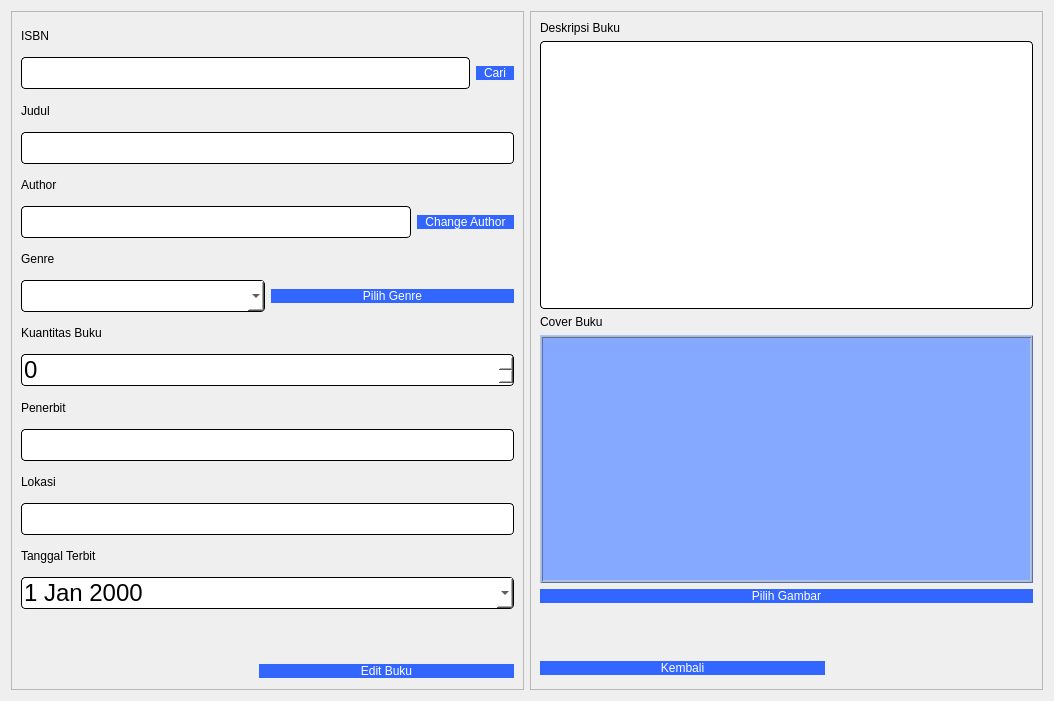
<?xml version="1.0" encoding="UTF-8"?>
<ui version="4.0">
 <class>editBook</class>
 <widget class="QDialog" name="editBook">
  <property name="geometry">
   <rect>
    <x>0</x>
    <y>0</y>
    <width>1054</width>
    <height>701</height>
   </rect>
  </property>
  <property name="windowTitle">
   <string>Dialog</string>
  </property>
  <layout class="QHBoxLayout" name="horizontalLayout_5">
   <item>
    <widget class="QFrame" name="frame">
     <property name="frameShape">
      <enum>QFrame::StyledPanel</enum>
     </property>
     <property name="frameShadow">
      <enum>QFrame::Raised</enum>
     </property>
     <layout class="QVBoxLayout" name="verticalLayout">
      <item>
       <widget class="QLabel" name="label">
        <property name="styleSheet">
         <string notr="true">font: 10pt &quot;Comic Sans MS&quot;;
color: rgb(0, 0, 0);</string>
        </property>
        <property name="text">
         <string>ISBN</string>
        </property>
       </widget>
      </item>
      <item>
       <layout class="QHBoxLayout" name="horizontalLayout_3">
        <item>
         <widget class="QLineEdit" name="ISBN">
          <property name="styleSheet">
           <string notr="true">QLineEdit{
	background-color: rgb(255, 255, 255);
	 border: 1px  solid;
     border-radius: 4px;
	font: 24px
}</string>
          </property>
         </widget>
        </item>
        <item>
         <widget class="QPushButton" name="searchBtn">
          <property name="styleSheet">
           <string notr="true">QPushButton{
color: rgb(255, 255, 255);
font: 10pt &quot;Comic Sans MS&quot;;
border-radius:8px;
padding : 0 8px;
background: #3366FF;
border -radius:10px;
}
QPushButton:hover:!pressed

{
background:#4f85e2;
}
QToolButton
{

border-radius:10px;
bacground:red;
color:red;
}

QPushButton:pressed
{
              font-size: 19px;
              transition: 0.9s; 
}</string>
          </property>
          <property name="text">
           <string>Cari</string>
          </property>
         </widget>
        </item>
       </layout>
      </item>
      <item>
       <widget class="QLabel" name="label_2">
        <property name="styleSheet">
         <string notr="true">font: 10pt &quot;Comic Sans MS&quot;;
color: rgb(0, 0, 0);</string>
        </property>
        <property name="text">
         <string>Judul</string>
        </property>
       </widget>
      </item>
      <item>
       <widget class="QLineEdit" name="name">
        <property name="styleSheet">
         <string notr="true">QLineEdit{
	background-color: rgb(255, 255, 255);
	 border: 1px  solid;
     border-radius: 4px;
	font: 24px
}</string>
        </property>
       </widget>
      </item>
      <item>
       <widget class="QLabel" name="label_3">
        <property name="styleSheet">
         <string notr="true">font: 10pt &quot;Comic Sans MS&quot;;
color: rgb(0, 0, 0);</string>
        </property>
        <property name="text">
         <string>Author</string>
        </property>
       </widget>
      </item>
      <item>
       <layout class="QHBoxLayout" name="horizontalLayout_4">
        <item>
         <widget class="QLineEdit" name="author">
          <property name="enabled">
           <bool>false</bool>
          </property>
          <property name="styleSheet">
           <string notr="true">QLineEdit{
	background-color: rgb(255, 255, 255);
	 border: 1px  solid;
     border-radius: 4px;
	font: 24px
}</string>
          </property>
         </widget>
        </item>
        <item>
         <widget class="QPushButton" name="changeAuthorBtn">
          <property name="styleSheet">
           <string notr="true">QPushButton{
color: rgb(255, 255, 255);
font: 10pt &quot;Comic Sans MS&quot;;
border-radius:8px;
padding : 0 8px;
background: #3366FF;
border -radius:10px;
}
QPushButton:hover:!pressed

{
background:#4f85e2;
}
QToolButton
{

border-radius:10px;
bacground:red;
color:red;
}

QPushButton:pressed
{
              font-size: 19px;
              transition: 0.9s; 
}</string>
          </property>
          <property name="text">
           <string>Change Author</string>
          </property>
         </widget>
        </item>
       </layout>
      </item>
      <item>
       <widget class="QLabel" name="label_4">
        <property name="styleSheet">
         <string notr="true">font: 10pt &quot;Comic Sans MS&quot;;
color: rgb(0, 0, 0);</string>
        </property>
        <property name="text">
         <string>Genre</string>
        </property>
       </widget>
      </item>
      <item>
       <layout class="QHBoxLayout" name="horizontalLayout_6">
        <item>
         <widget class="QComboBox" name="genre">
          <property name="enabled">
           <bool>true</bool>
          </property>
          <property name="styleSheet">
           <string notr="true">QComboBox{
	background-color: rgb(255, 255, 255);
	 border: 1px  solid;
     border-radius: 4px;
	font: 24px
}</string>
          </property>
         </widget>
        </item>
        <item>
         <widget class="QPushButton" name="changeGenreBtn">
          <property name="styleSheet">
           <string notr="true">QPushButton{
color: rgb(255, 255, 255);
font: 10pt &quot;Comic Sans MS&quot;;
border-radius:8px;
padding : 0 8px;
background: #3366FF;
border -radius:10px;
}
QPushButton:hover:!pressed

{
background:#4f85e2;
}
QToolButton
{

border-radius:10px;
bacground:red;
color:red;
}

QPushButton:pressed
{
              font-size: 19px;
              transition: 0.9s; 
}</string>
          </property>
          <property name="text">
           <string>Pilih Genre</string>
          </property>
         </widget>
        </item>
       </layout>
      </item>
      <item>
       <widget class="QLabel" name="label_5">
        <property name="styleSheet">
         <string notr="true">font: 10pt &quot;Comic Sans MS&quot;;
color: rgb(0, 0, 0);</string>
        </property>
        <property name="text">
         <string>Kuantitas Buku</string>
        </property>
       </widget>
      </item>
      <item>
       <widget class="QSpinBox" name="quantity">
        <property name="styleSheet">
         <string notr="true">QSpinBox{
	background-color: rgb(255, 255, 255);
	 border: 1px  solid;
     border-radius: 4px;
	font: 24px
}</string>
        </property>
        <property name="maximum">
         <number>1000000</number>
        </property>
        <property name="displayIntegerBase">
         <number>10</number>
        </property>
       </widget>
      </item>
      <item>
       <widget class="QLabel" name="label_6">
        <property name="styleSheet">
         <string notr="true">font: 10pt &quot;Comic Sans MS&quot;;
color: rgb(0, 0, 0);</string>
        </property>
        <property name="text">
         <string>Penerbit</string>
        </property>
       </widget>
      </item>
      <item>
       <widget class="QLineEdit" name="publisher">
        <property name="styleSheet">
         <string notr="true">QLineEdit{
	background-color: rgb(255, 255, 255);
	 border: 1px  solid;
     border-radius: 4px;
	font: 24px
}</string>
        </property>
       </widget>
      </item>
      <item>
       <widget class="QLabel" name="label_7">
        <property name="styleSheet">
         <string notr="true">font: 10pt &quot;Comic Sans MS&quot;;
color: rgb(0, 0, 0);</string>
        </property>
        <property name="text">
         <string>Lokasi</string>
        </property>
       </widget>
      </item>
      <item>
       <widget class="QLineEdit" name="location">
        <property name="styleSheet">
         <string notr="true">QLineEdit{
	background-color: rgb(255, 255, 255);
	 border: 1px  solid;
     border-radius: 4px;
	font: 24px
}</string>
        </property>
       </widget>
      </item>
      <item>
       <widget class="QLabel" name="label_8">
        <property name="styleSheet">
         <string notr="true">font: 10pt &quot;Comic Sans MS&quot;;
color: rgb(0, 0, 0);</string>
        </property>
        <property name="text">
         <string>Tanggal Terbit</string>
        </property>
       </widget>
      </item>
      <item>
       <widget class="QDateEdit" name="date">
        <property name="styleSheet">
         <string notr="true">QDateEdit{
	background-color: rgb(255, 255, 255);
	 border: 1px  solid;
     border-radius: 4px;
	font: 24px
}</string>
        </property>
        <property name="calendarPopup">
         <bool>true</bool>
        </property>
       </widget>
      </item>
      <item>
       <spacer name="verticalSpacer_2">
        <property name="orientation">
         <enum>Qt::Vertical</enum>
        </property>
        <property name="sizeType">
         <enum>QSizePolicy::Fixed</enum>
        </property>
        <property name="sizeHint" stdset="0">
         <size>
          <width>20</width>
          <height>48</height>
         </size>
        </property>
       </spacer>
      </item>
      <item>
       <layout class="QHBoxLayout" name="horizontalLayout">
        <item>
         <spacer name="horizontalSpacer">
          <property name="orientation">
           <enum>Qt::Horizontal</enum>
          </property>
          <property name="sizeType">
           <enum>QSizePolicy::Fixed</enum>
          </property>
          <property name="sizeHint" stdset="0">
           <size>
            <width>238</width>
            <height>17</height>
           </size>
          </property>
         </spacer>
        </item>
        <item>
         <widget class="QPushButton" name="editBookBtn">
          <property name="styleSheet">
           <string notr="true">QPushButton{
color: rgb(255, 255, 255);
font: 10pt &quot;Comic Sans MS&quot;;
border-radius:8px;
padding : 0 8px;
background: #3366FF;
border -radius:10px;
}
QPushButton:hover:!pressed

{
background:#4f85e2;
}
QToolButton
{

border-radius:10px;
bacground:red;
color:red;
}

QPushButton:pressed
{
              font-size: 19px;
              transition: 0.9s; 
}</string>
          </property>
          <property name="text">
           <string>Edit Buku</string>
          </property>
         </widget>
        </item>
       </layout>
      </item>
     </layout>
    </widget>
   </item>
   <item>
    <widget class="QFrame" name="frame_2">
     <property name="frameShape">
      <enum>QFrame::StyledPanel</enum>
     </property>
     <property name="frameShadow">
      <enum>QFrame::Raised</enum>
     </property>
     <layout class="QVBoxLayout" name="verticalLayout_2">
      <item>
       <widget class="QLabel" name="label_10">
        <property name="styleSheet">
         <string notr="true">font: 10pt &quot;Comic Sans MS&quot;;
color: rgb(0, 0, 0);</string>
        </property>
        <property name="text">
         <string>Deskripsi Buku</string>
        </property>
       </widget>
      </item>
      <item>
       <widget class="QTextEdit" name="description">
        <property name="styleSheet">
         <string notr="true">QTextEdit{
	background-color: rgb(255, 255, 255);
	 border: 1px  solid;
     border-radius: 4px;
	font: 24px
}</string>
        </property>
       </widget>
      </item>
      <item>
       <layout class="QVBoxLayout" name="verticalLayout_3">
        <item>
         <widget class="QLabel" name="label_11">
          <property name="styleSheet">
           <string notr="true">font: 10pt &quot;Comic Sans MS&quot;;
color: rgb(0, 0, 0);</string>
          </property>
          <property name="text">
           <string>Cover Buku</string>
          </property>
         </widget>
        </item>
        <item>
         <widget class="QLabel" name="coverLabel">
          <property name="sizePolicy">
           <sizepolicy hsizetype="Expanding" vsizetype="Expanding">
            <horstretch>0</horstretch>
            <verstretch>0</verstretch>
           </sizepolicy>
          </property>
          <property name="focusPolicy">
           <enum>Qt::StrongFocus</enum>
          </property>
          <property name="styleSheet">
           <string notr="true">background-color: #84A9FF;
border-color: rgb(0, 0, 0);</string>
          </property>
          <property name="frameShape">
           <enum>QFrame::Box</enum>
          </property>
          <property name="frameShadow">
           <enum>QFrame::Raised</enum>
          </property>
          <property name="midLineWidth">
           <number>1</number>
          </property>
          <property name="text">
           <string/>
          </property>
         </widget>
        </item>
       </layout>
      </item>
      <item>
       <widget class="QPushButton" name="selectImgBtn">
        <property name="styleSheet">
         <string notr="true">QPushButton{
color: rgb(255, 255, 255);
font: 10pt &quot;Comic Sans MS&quot;;
border-radius:8px;
padding : 0 8px;
background: #3366FF;
border -radius:10px;
}
QPushButton:hover:!pressed

{
background:#4f85e2;
}
QToolButton
{

border-radius:10px;
bacground:red;
color:red;
}

QPushButton:pressed
{
              font-size: 19px;
              transition: 0.9s; 
}</string>
        </property>
        <property name="text">
         <string>Pilih Gambar</string>
        </property>
       </widget>
      </item>
      <item>
       <spacer name="verticalSpacer">
        <property name="orientation">
         <enum>Qt::Vertical</enum>
        </property>
        <property name="sizeType">
         <enum>QSizePolicy::Fixed</enum>
        </property>
        <property name="sizeHint" stdset="0">
         <size>
          <width>20</width>
          <height>48</height>
         </size>
        </property>
       </spacer>
      </item>
      <item>
       <layout class="QHBoxLayout" name="horizontalLayout_2">
        <item>
         <widget class="QPushButton" name="cancelBtn">
          <property name="styleSheet">
           <string notr="true">QPushButton{
color: rgb(255, 255, 255);
font: 10pt &quot;Comic Sans MS&quot;;
border-radius:8px;
padding : 0 8px;
background: #3366FF;
border -radius:10px;
}
QPushButton:hover:!pressed

{
background:#4f85e2;
}
QToolButton
{

border-radius:10px;
bacground:red;
color:red;
}

QPushButton:pressed
{
              font-size: 19px;
              transition: 0.9s; 
}</string>
          </property>
          <property name="text">
           <string>Kembali</string>
          </property>
         </widget>
        </item>
        <item>
         <spacer name="horizontalSpacer_2">
          <property name="orientation">
           <enum>Qt::Horizontal</enum>
          </property>
          <property name="sizeType">
           <enum>QSizePolicy::Fixed</enum>
          </property>
          <property name="sizeHint" stdset="0">
           <size>
            <width>208</width>
            <height>23</height>
           </size>
          </property>
         </spacer>
        </item>
       </layout>
      </item>
     </layout>
    </widget>
   </item>
  </layout>
 </widget>
 <resources/>
 <connections/>
</ui>
